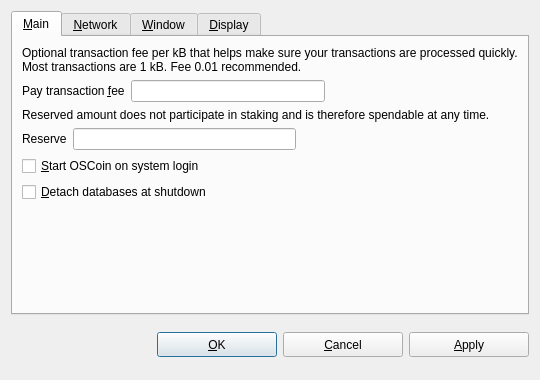
<?xml version="1.0" encoding="UTF-8"?>
<ui version="4.0">
 <class>OptionsDialog</class>
 <widget class="QDialog" name="OptionsDialog">
  <property name="geometry">
   <rect>
    <x>0</x>
    <y>0</y>
    <width>540</width>
    <height>380</height>
   </rect>
  </property>
  <property name="windowTitle">
   <string>Options</string>
  </property>
  <property name="modal">
   <bool>true</bool>
  </property>
  <layout class="QVBoxLayout" name="verticalLayout">
   <item>
    <widget class="QTabWidget" name="veriSendOptions">
     <property name="tabPosition">
      <enum>QTabWidget::North</enum>
     </property>
     <property name="currentIndex">
      <number>4</number>
     </property>
     <widget class="QWidget" name="tabMain">
      <attribute name="title">
       <string>&amp;Main</string>
      </attribute>
      <layout class="QVBoxLayout" name="verticalLayout_Main">
       <item>
        <widget class="QLabel" name="transactionFeeInfoLabel">
         <property name="text">
          <string>Optional transaction fee per kB that helps make sure your transactions are processed quickly. Most transactions are 1 kB. Fee 0.01 recommended.</string>
         </property>
         <property name="textFormat">
          <enum>Qt::PlainText</enum>
         </property>
         <property name="wordWrap">
          <bool>true</bool>
         </property>
        </widget>
       </item>
       <item>
        <layout class="QHBoxLayout" name="horizontalLayoutFee">
         <item>
          <widget class="QLabel" name="transactionFeeLabel">
           <property name="text">
            <string>Pay transaction &amp;fee</string>
           </property>
           <property name="textFormat">
            <enum>Qt::PlainText</enum>
           </property>
           <property name="buddy">
            <cstring>transactionFee</cstring>
           </property>
          </widget>
         </item>
         <item>
          <widget class="BitcoinAmountField" name="transactionFee"/>
         </item>
         <item>
          <spacer name="horizontalSpacerFee">
           <property name="orientation">
            <enum>Qt::Horizontal</enum>
           </property>
           <property name="sizeHint" stdset="0">
            <size>
             <width>40</width>
             <height>20</height>
            </size>
           </property>
          </spacer>
         </item>
        </layout>
       </item>
       <item>
        <widget class="QLabel" name="reserveBalanceInfoLabel">
         <property name="text">
          <string>Reserved amount does not participate in staking and is therefore spendable at any time.</string>
         </property>
         <property name="textFormat">
          <enum>Qt::PlainText</enum>
         </property>
         <property name="wordWrap">
          <bool>true</bool>
         </property>
        </widget>
       </item>
       <item>
        <layout class="QHBoxLayout" name="horizontalLayoutReserveBalance">
         <item>
          <widget class="QLabel" name="reserveBalanceLabel">
           <property name="text">
            <string>Reserve</string>
           </property>
           <property name="textFormat">
            <enum>Qt::PlainText</enum>
           </property>
           <property name="buddy">
            <cstring>reserveBalance</cstring>
           </property>
          </widget>
         </item>
         <item>
          <widget class="BitcoinAmountField" name="reserveBalance"/>
         </item>
         <item>
          <spacer name="horizontalSpacerReserveBalance">
           <property name="orientation">
            <enum>Qt::Horizontal</enum>
           </property>
           <property name="sizeHint" stdset="0">
            <size>
             <width>40</width>
             <height>20</height>
            </size>
           </property>
          </spacer>
         </item>
        </layout>
       </item>
       <item>
        <widget class="QCheckBox" name="bitcoinAtStartup">
         <property name="toolTip">
          <string>Automatically start OSCoin after logging in to the system.</string>
         </property>
         <property name="text">
          <string>&amp;Start OSCoin on system login</string>
         </property>
        </widget>
       </item>
       <item>
        <widget class="QCheckBox" name="detachDatabases">
         <property name="toolTip">
          <string>Detach block and address databases at shutdown. This means they can be moved to another data directory, but it slows down shutdown. The wallet is always detached.</string>
         </property>
         <property name="text">
          <string>&amp;Detach databases at shutdown</string>
         </property>
        </widget>
       </item>
       <item>
        <spacer name="verticalSpacer_Main">
         <property name="orientation">
          <enum>Qt::Vertical</enum>
         </property>
         <property name="sizeHint" stdset="0">
          <size>
           <width>20</width>
           <height>40</height>
          </size>
         </property>
        </spacer>
       </item>
      </layout>
     </widget>
     <widget class="QWidget" name="tabNetwork">
      <attribute name="title">
       <string>&amp;Network</string>
      </attribute>
      <layout class="QVBoxLayout" name="verticalLayout_Network">
       <item>
        <widget class="QCheckBox" name="mapPortUpnp">
         <property name="toolTip">
          <string>Automatically open the OSCoin client port on the router. This only works when your router supports UPnP and it is enabled.</string>
         </property>
         <property name="text">
          <string>Map port using &amp;UPnP</string>
         </property>
        </widget>
       </item>
       <item>
        <widget class="QCheckBox" name="connectSocks">
         <property name="toolTip">
          <string>Connect to the OSCoin network through a SOCKS proxy (e.g. when connecting through Tor).</string>
         </property>
         <property name="text">
          <string>&amp;Connect through SOCKS proxy:</string>
         </property>
        </widget>
       </item>
       <item>
        <layout class="QHBoxLayout" name="horizontalLayout_Network">
         <item>
          <widget class="QLabel" name="proxyIpLabel">
           <property name="text">
            <string>Proxy &amp;IP:</string>
           </property>
           <property name="textFormat">
            <enum>Qt::PlainText</enum>
           </property>
           <property name="buddy">
            <cstring>proxyIp</cstring>
           </property>
          </widget>
         </item>
         <item>
          <widget class="QValidatedLineEdit" name="proxyIp">
           <property name="maximumSize">
            <size>
             <width>140</width>
             <height>16777215</height>
            </size>
           </property>
           <property name="toolTip">
            <string>IP address of the proxy (e.g. 127.0.0.1)</string>
           </property>
          </widget>
         </item>
         <item>
          <widget class="QLabel" name="proxyPortLabel">
           <property name="text">
            <string>&amp;Port:</string>
           </property>
           <property name="textFormat">
            <enum>Qt::PlainText</enum>
           </property>
           <property name="buddy">
            <cstring>proxyPort</cstring>
           </property>
          </widget>
         </item>
         <item>
          <widget class="QLineEdit" name="proxyPort">
           <property name="maximumSize">
            <size>
             <width>55</width>
             <height>16777215</height>
            </size>
           </property>
           <property name="toolTip">
            <string>Port of the proxy (e.g. 9050)</string>
           </property>
          </widget>
         </item>
         <item>
          <widget class="QLabel" name="socksVersionLabel">
           <property name="text">
            <string>SOCKS &amp;Version:</string>
           </property>
           <property name="textFormat">
            <enum>Qt::PlainText</enum>
           </property>
           <property name="buddy">
            <cstring>socksVersion</cstring>
           </property>
          </widget>
         </item>
         <item>
          <widget class="QValueComboBox" name="socksVersion">
           <property name="toolTip">
            <string>SOCKS version of the proxy (e.g. 5)</string>
           </property>
          </widget>
         </item>
         <item>
          <spacer name="horizontalSpacer_Network">
           <property name="orientation">
            <enum>Qt::Horizontal</enum>
           </property>
           <property name="sizeHint" stdset="0">
            <size>
             <width>40</width>
             <height>20</height>
            </size>
           </property>
          </spacer>
         </item>
        </layout>
       </item>
       <item>
        <spacer name="verticalSpacer_Network">
         <property name="orientation">
          <enum>Qt::Vertical</enum>
         </property>
         <property name="sizeHint" stdset="0">
          <size>
           <width>20</width>
           <height>40</height>
          </size>
         </property>
        </spacer>
       </item>
      </layout>
     </widget>
     <widget class="QWidget" name="tabWindow">
      <attribute name="title">
       <string>&amp;Window</string>
      </attribute>
      <layout class="QVBoxLayout" name="verticalLayout_Window">
       <item>
        <widget class="QCheckBox" name="minimizeToTray">
         <property name="toolTip">
          <string>Show only a tray icon after minimizing the window.</string>
         </property>
         <property name="text">
          <string>&amp;Minimize to the tray instead of the taskbar</string>
         </property>
        </widget>
       </item>
       <item>
        <widget class="QCheckBox" name="minimizeOnClose">
         <property name="toolTip">
          <string>Minimize instead of exit the application when the window is closed. When this option is enabled, the application will be closed only after selecting Quit in the menu.</string>
         </property>
         <property name="text">
          <string>M&amp;inimize on close</string>
         </property>
        </widget>
       </item>
       <item>
        <spacer name="verticalSpacer_Window">
         <property name="orientation">
          <enum>Qt::Vertical</enum>
         </property>
         <property name="sizeHint" stdset="0">
          <size>
           <width>20</width>
           <height>40</height>
          </size>
         </property>
        </spacer>
       </item>
      </layout>
     </widget>
     <widget class="QWidget" name="tabDisplay">
      <attribute name="title">
       <string>&amp;Display</string>
      </attribute>
      <layout class="QVBoxLayout" name="verticalLayout_Display">
       <item>
        <layout class="QHBoxLayout" name="horizontalLayout_1_Display">
         <item>
          <widget class="QLabel" name="langLabel">
           <property name="text">
            <string>User Interface &amp;language:</string>
           </property>
           <property name="textFormat">
            <enum>Qt::PlainText</enum>
           </property>
           <property name="buddy">
            <cstring>lang</cstring>
           </property>
          </widget>
         </item>
         <item>
          <widget class="QValueComboBox" name="lang">
           <property name="toolTip">
            <string>The user interface language can be set here. This setting will take effect after restarting OSCoin.</string>
           </property>
          </widget>
         </item>
        </layout>
       </item>
       <item>
        <layout class="QHBoxLayout" name="horizontalLayout_2_Display">
         <item>
          <widget class="QLabel" name="unitLabel">
           <property name="text">
            <string>&amp;Unit to show amounts in:</string>
           </property>
           <property name="textFormat">
            <enum>Qt::PlainText</enum>
           </property>
           <property name="buddy">
            <cstring>unit</cstring>
           </property>
          </widget>
         </item>
         <item>
          <widget class="QValueComboBox" name="unit">
           <property name="toolTip">
            <string>Choose the default subdivision unit to show in the interface and when sending coins.</string>
           </property>
          </widget>
         </item>
        </layout>
       </item>
       <item>
        <layout class="QHBoxLayout" name="horizontalLayout">
         <property name="leftMargin">
          <number>0</number>
         </property>
         <property name="topMargin">
          <number>0</number>
         </property>
         <property name="rightMargin">
          <number>2</number>
         </property>
         <property name="bottomMargin">
          <number>0</number>
         </property>
         <item>
          <widget class="QLabel" name="decimalLabel">
           <property name="sizePolicy">
            <sizepolicy hsizetype="Minimum" vsizetype="Fixed">
             <horstretch>0</horstretch>
             <verstretch>0</verstretch>
            </sizepolicy>
           </property>
           <property name="minimumSize">
            <size>
             <width>0</width>
             <height>0</height>
            </size>
           </property>
           <property name="maximumSize">
            <size>
             <width>16777215</width>
             <height>16777215</height>
            </size>
           </property>
           <property name="baseSize">
            <size>
             <width>0</width>
             <height>0</height>
            </size>
           </property>
           <property name="layoutDirection">
            <enum>Qt::LeftToRight</enum>
           </property>
           <property name="text">
            <string>Choose how many decimal places you prefer to display:</string>
           </property>
          </widget>
         </item>
         <item>
          <widget class="QSpinBox" name="decimalPoints">
           <property name="sizePolicy">
            <sizepolicy hsizetype="Fixed" vsizetype="Fixed">
             <horstretch>0</horstretch>
             <verstretch>0</verstretch>
            </sizepolicy>
           </property>
           <property name="minimumSize">
            <size>
             <width>0</width>
             <height>28</height>
            </size>
           </property>
           <property name="maximumSize">
            <size>
             <width>16777215</width>
             <height>16777215</height>
            </size>
           </property>
           <property name="toolTip">
            <string>&lt;html&gt;&lt;head/&gt;&lt;body&gt;&lt;p&gt;How many decimal places to display. Depending on the unit of currency, you may see fewer decimal places.&lt;/p&gt;&lt;/body&gt;&lt;/html&gt;</string>
           </property>
           <property name="layoutDirection">
            <enum>Qt::LeftToRight</enum>
           </property>
           <property name="alignment">
            <set>Qt::AlignRight|Qt::AlignTrailing|Qt::AlignVCenter</set>
           </property>
           <property name="maximum">
            <number>8</number>
           </property>
           <property name="value">
            <number>8</number>
           </property>
          </widget>
         </item>
        </layout>
       </item>
       <item>
        <widget class="QCheckBox" name="displayAddresses">
         <property name="toolTip">
          <string>Whether to show OSCoin addresses in the transaction list or not.</string>
         </property>
         <property name="text">
          <string>&amp;Display addresses in transaction list</string>
         </property>
        </widget>
       </item>
       <item>
        <widget class="QCheckBox" name="coinControlFeatures">
         <property name="toolTip">
          <string>Whether to show coin control features or not.</string>
         </property>
         <property name="text">
          <string>Display coin &amp;control features (experts only!)</string>
         </property>
        </widget>
       </item>
       <item>
        <widget class="QCheckBox" name="hideAmounts">
         <property name="text">
          <string>Hide amounts for privacy (***.**)</string>
         </property>
        </widget>
       </item>
       <item>
        <spacer name="verticalSpacer_Display">
         <property name="orientation">
          <enum>Qt::Vertical</enum>
         </property>
         <property name="sizeHint" stdset="0">
          <size>
           <width>20</width>
           <height>40</height>
          </size>
         </property>
        </spacer>
       </item>
      </layout>
     </widget>
    </widget>
   </item>
   <item>
    <layout class="QHBoxLayout" name="horizontalLayout_Buttons">
     <item>
      <spacer name="horizontalSpacer_1">
       <property name="orientation">
        <enum>Qt::Horizontal</enum>
       </property>
       <property name="sizeHint" stdset="0">
        <size>
         <width>40</width>
         <height>48</height>
        </size>
       </property>
      </spacer>
     </item>
     <item>
      <widget class="QLabel" name="statusLabel">
       <property name="text">
        <string/>
       </property>
       <property name="textFormat">
        <enum>Qt::PlainText</enum>
       </property>
       <property name="wordWrap">
        <bool>true</bool>
       </property>
      </widget>
     </item>
     <item>
      <spacer name="horizontalSpacer_2">
       <property name="orientation">
        <enum>Qt::Horizontal</enum>
       </property>
       <property name="sizeHint" stdset="0">
        <size>
         <width>40</width>
         <height>48</height>
        </size>
       </property>
      </spacer>
     </item>
     <item>
      <widget class="QPushButton" name="okButton">
       <property name="minimumSize">
        <size>
         <width>120</width>
         <height>25</height>
        </size>
       </property>
       <property name="text">
        <string>&amp;OK</string>
       </property>
      </widget>
     </item>
     <item>
      <widget class="QPushButton" name="cancelButton">
       <property name="minimumSize">
        <size>
         <width>120</width>
         <height>25</height>
        </size>
       </property>
       <property name="text">
        <string>&amp;Cancel</string>
       </property>
       <property name="autoDefault">
        <bool>false</bool>
       </property>
      </widget>
     </item>
     <item>
      <widget class="QPushButton" name="applyButton">
       <property name="minimumSize">
        <size>
         <width>120</width>
         <height>25</height>
        </size>
       </property>
       <property name="text">
        <string>&amp;Apply</string>
       </property>
       <property name="autoDefault">
        <bool>false</bool>
       </property>
      </widget>
     </item>
    </layout>
   </item>
  </layout>
 </widget>
 <customwidgets>
  <customwidget>
   <class>QValidatedLineEdit</class>
   <extends>QLineEdit</extends>
   <header>qvalidatedlineedit.h</header>
  </customwidget>
  <customwidget>
   <class>BitcoinAmountField</class>
   <extends>QLineEdit</extends>
   <header>bitcoinamountfield.h</header>
   <container>1</container>
  </customwidget>
  <customwidget>
   <class>QValueComboBox</class>
   <extends>QComboBox</extends>
   <header>qvaluecombobox.h</header>
  </customwidget>
 </customwidgets>
 <resources/>
 <connections/>
</ui>
